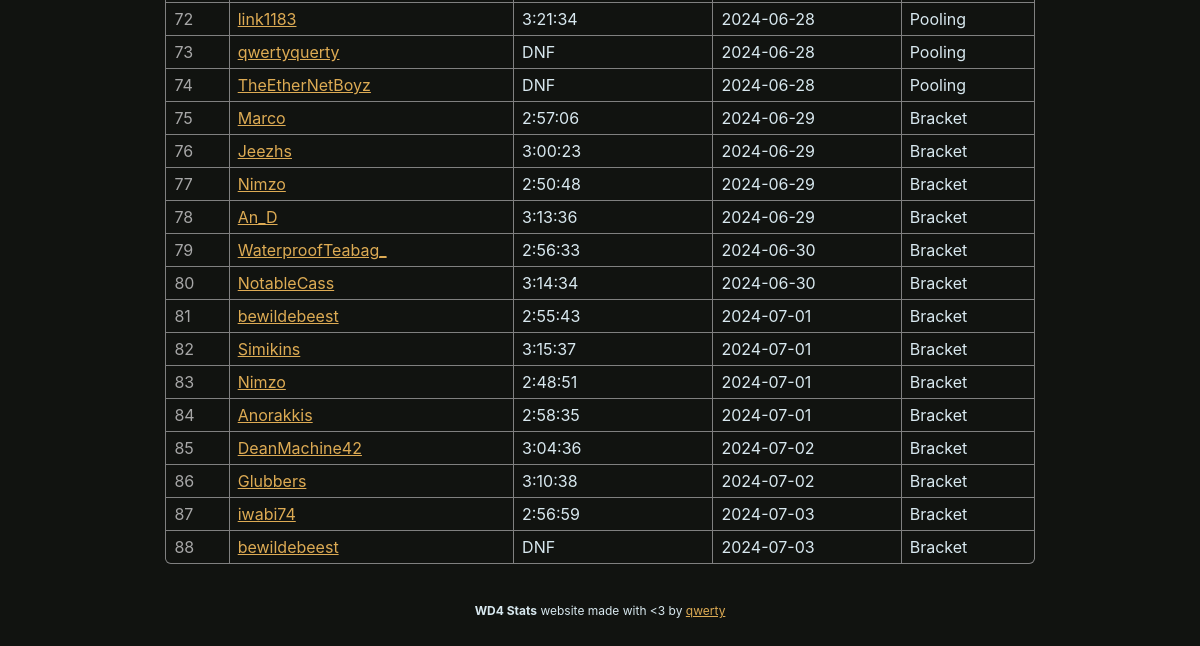
/runs (lower part), run on an earlier commit of the app's database.
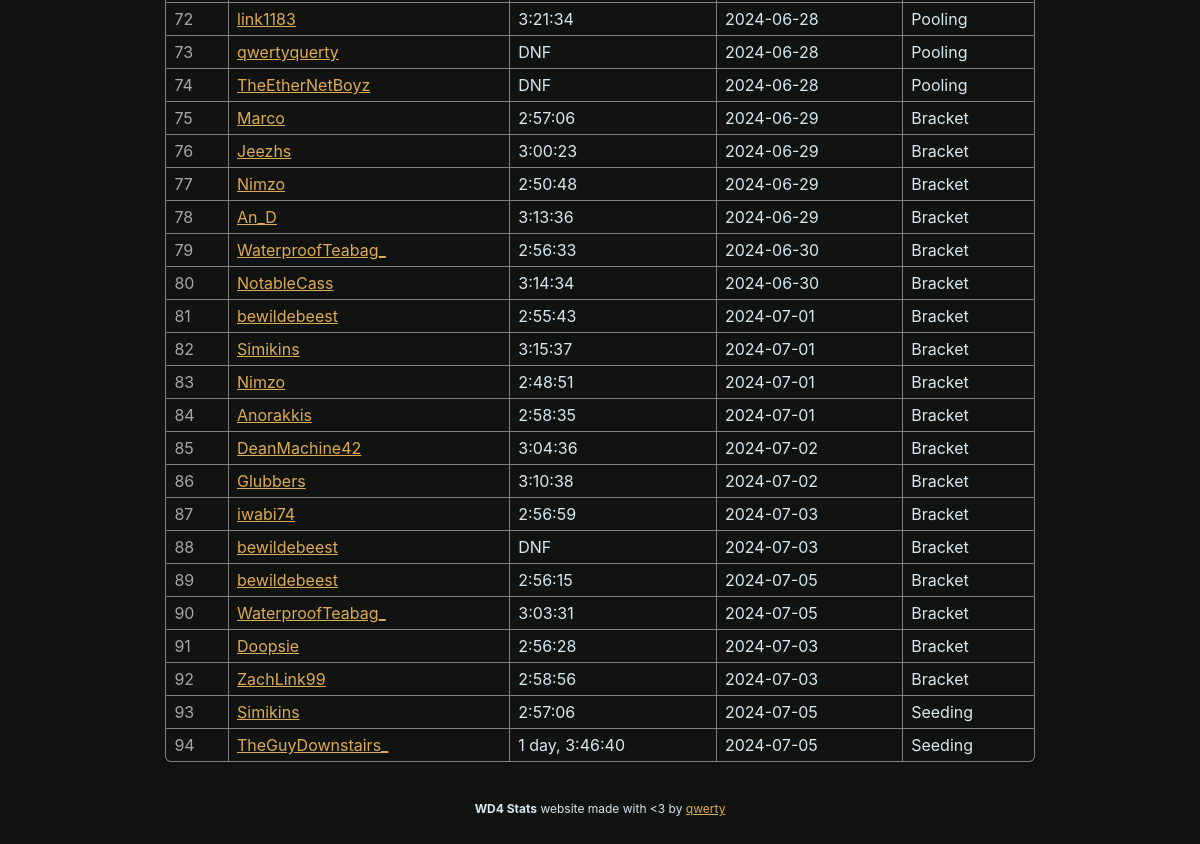
And on a later commit of the database.
### wd4.py (models this page shows, shortened)
class BaseModel(Model):
    class Meta:
        database = db

class Runs(BaseModel):
    player = CharField(32)
    time = FloatField()
    id = IntegerField()
    date = DateField()
    flags = IntegerField()
    phase = IntegerField()
    event = IntegerField()
    zelda_swoops = IntegerField()
    zelda_triangles = IntegerField()
    def format_time(self):
        return format_time(self.time) if not self.dnf() else "DNF"
    def format_phase(self):
        return ["Seeding", "Pooling", "Bracket"][self.phase]
    def dnf(self):
        return self.flags & RUN_FLAG_DNF
    def pb(self):
        return self.flags & RUN_FLAG_PB

### wd4.py (the view)
@app.route("/runs")
def page_runs():
    sort = request.args.get("sort", default="id")
    runs = Runs.select()
    if sort in Runs._meta.sorted_field_names:
        runs = runs.order_by(
            getattr(Runs, sort).asc()
        )
    return render_template("runs.html", **globals(), runs=runs, sort=sort)

### wd4.py (called while the page is built)
def format_time(time):
    return str(timedelta(seconds=time))

### templates/runs.html (shortened to what this page needs)
{% extends "layout.html" %}
{% block content %}
    <table>
        {% for run in runs %}
        <tr>
            <td style="color: var(--hint-color);">
                {{ run.id }}
            </td>
            <td>
                {{ link_name(run.player) }}
            </td>
            <td {% if run.pb() %}style="color: var(--win-color)"{% endif %}>
                {{ run.format_time() }} {% if run.pb() %}<span style="color: var(--border-color);">(PB!)</span>{% endif %}
            </td>
            <td>
                {{ run.date | string }}
            </td>
            <td>
                {{ run.format_phase() }}
            </td>
        </tr>
        {% endfor %}
    </table>
{% endblock %}

### templates/layout.html (shortened to what this page needs)
{% macro link_name(name) -%}<a href="https://speedrun.com/User/{{ name }}">{{ name }}</a>{% endmacro %}
<html lang="en">
    <head>
        <link rel="stylesheet" href="static/css/brackets-viewer.min.css" />
        <link rel="stylesheet" href="static/css/dark.css" />
    </head>
    <body>
        {% block content %}
        {% endblock %}
        <footer class="footer">
            <div style="text-align: center;">
                <strong>WD4 Stats</strong> website made with &lt;3 by <a href="https://github.com/qwertyquerty">qwerty</a>
            </div>
        </footer>
    </body>
</html>

What changed in the data, as far as the page shows it:
added Runs: id "89", player "bewildebeest", format_time "2:56:15", date "2024-07-05", format_phase "Bracket"
added Runs: id "90", player "WaterproofTeabag_", format_time "3:03:31", date "2024-07-05", format_phase "Bracket"
added Runs: id "91", player "Doopsie", format_time "2:56:28", date "2024-07-03", format_phase "Bracket"
added Runs: id "92", player "ZachLink99", format_time "2:58:56", date "2024-07-03", format_phase "Bracket"
added Runs: id "93", player "Simikins", format_time "2:57:06", date "2024-07-05", format_phase "Seeding"
added Runs: id "94", player "TheGuyDownstairs_", format_time "1 day, 3:46:40", date "2024-07-05", format_phase "Seeding"
